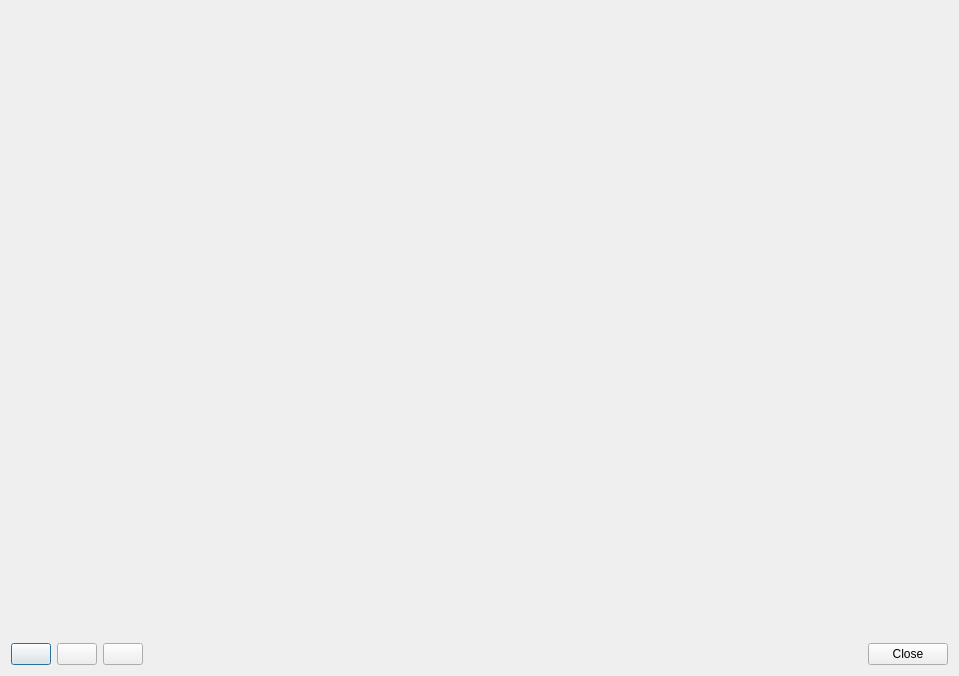
<?xml version="1.0" encoding="UTF-8"?>
<ui version="4.0">
 <class>CChartDialog</class>
 <widget class="QDialog" name="CChartDialog">
  <property name="geometry">
   <rect>
    <x>0</x>
    <y>0</y>
    <width>959</width>
    <height>676</height>
   </rect>
  </property>
  <property name="windowTitle">
   <string>Graph</string>
  </property>
  <layout class="QVBoxLayout" name="verticalLayout">
   <item>
    <widget class="QWidget" name="widget" native="true">
     <layout class="QVBoxLayout" name="verticalLayout_3">
      <item>
       <layout class="QVBoxLayout" name="verticalLayout_2"/>
      </item>
     </layout>
    </widget>
   </item>
   <item>
    <layout class="QHBoxLayout" name="horizontalLayout">
     <item>
      <widget class="QPushButton" name="pushButton_2">
       <property name="toolTip">
        <string>Print graph</string>
       </property>
       <property name="text">
        <string/>
       </property>
       <property name="icon">
        <iconset resource="resource.qrc">
         <normaloff>:/res/ico_printer.png</normaloff>:/res/ico_printer.png</iconset>
       </property>
      </widget>
     </item>
     <item>
      <widget class="QPushButton" name="pushButton_3">
       <property name="toolTip">
        <string>Print preview</string>
       </property>
       <property name="text">
        <string/>
       </property>
       <property name="icon">
        <iconset resource="resource.qrc">
         <normaloff>:/res/ico_print_preview.png</normaloff>:/res/ico_print_preview.png</iconset>
       </property>
      </widget>
     </item>
     <item>
      <widget class="QPushButton" name="pushButton_4">
       <property name="toolTip">
        <string>Save to PDF</string>
       </property>
       <property name="text">
        <string/>
       </property>
       <property name="icon">
        <iconset resource="resource.qrc">
         <normaloff>:/res/ico_pdf.png</normaloff>:/res/ico_pdf.png</iconset>
       </property>
      </widget>
     </item>
     <item>
      <spacer name="horizontalSpacer">
       <property name="orientation">
        <enum>Qt::Horizontal</enum>
       </property>
       <property name="sizeHint" stdset="0">
        <size>
         <width>40</width>
         <height>20</height>
        </size>
       </property>
      </spacer>
     </item>
     <item>
      <widget class="QPushButton" name="pushButton">
       <property name="text">
        <string>Close</string>
       </property>
      </widget>
     </item>
    </layout>
   </item>
  </layout>
 </widget>
 <resources>
  <include location="resource.qrc"/>
 </resources>
 <connections/>
</ui>
